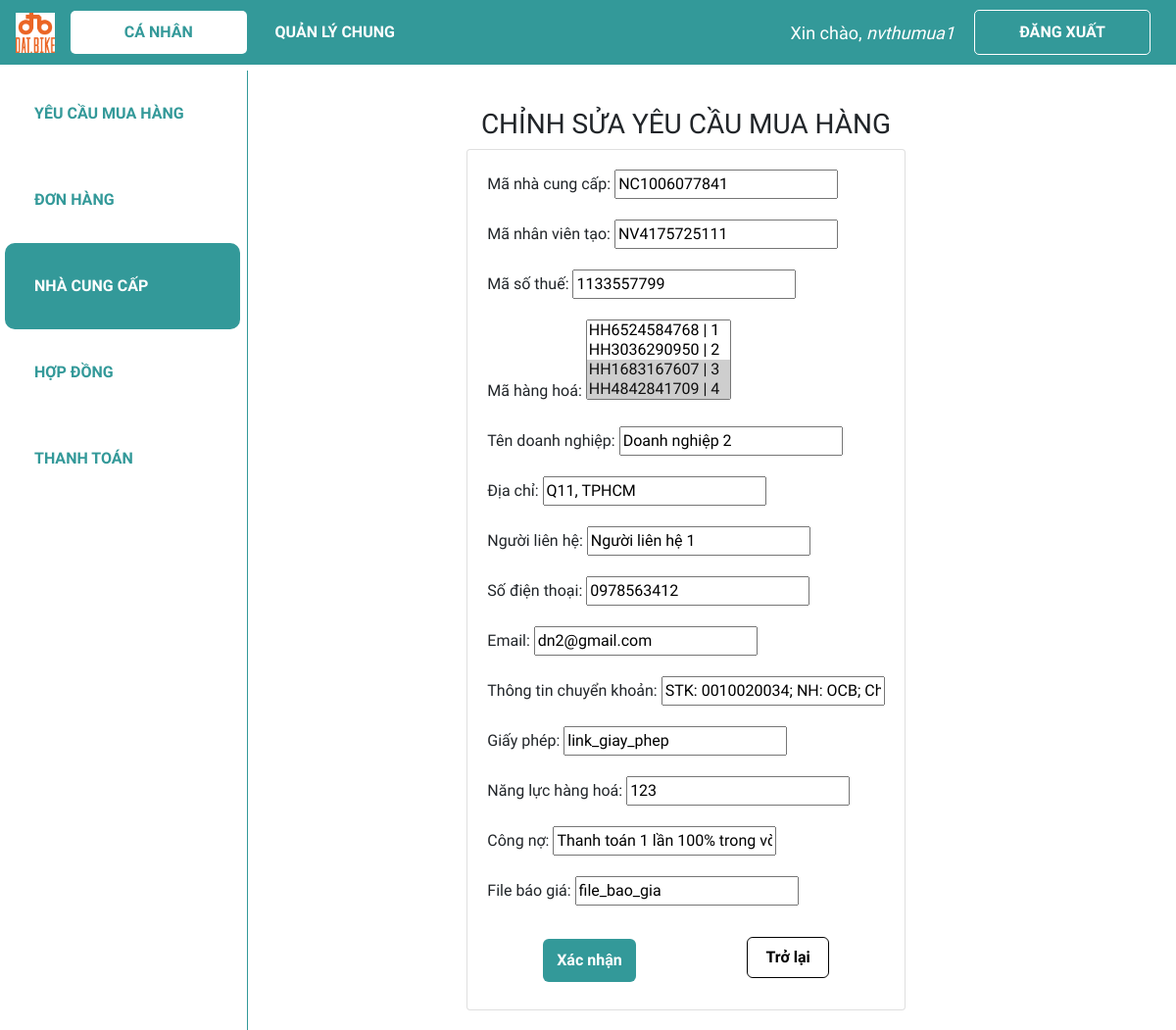
The page /ca_nhan/sua_ncc/NC1006077841 (signed in) on the database as committed earlier.
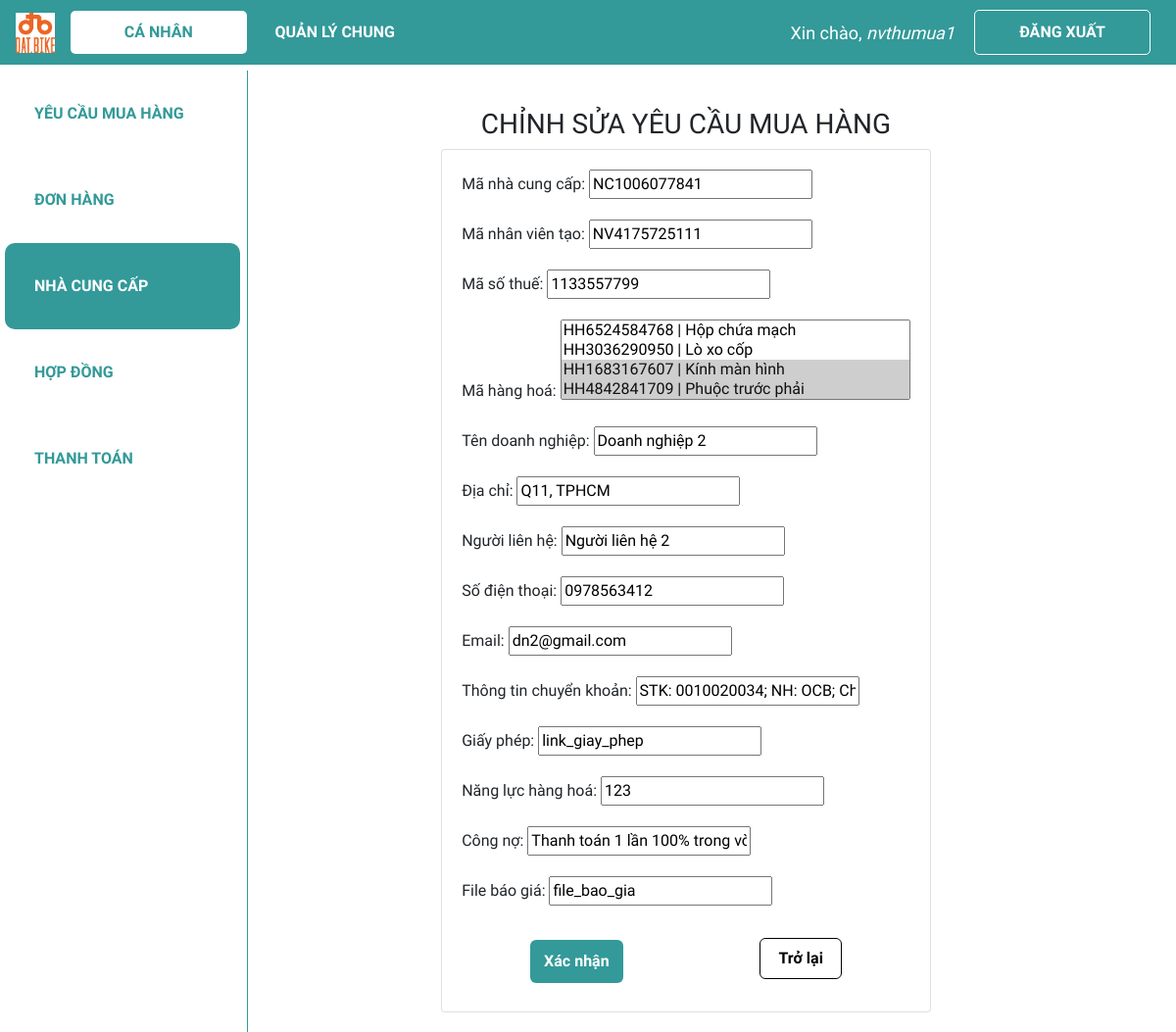
The same page on the database as committed later.
### web_core/models.py (models this page shows, shortened)
class NCC(models.Model):
    ma_NCC = ShortUUIDField(
        verbose_name='Mã nhà cung cấp',
        length=10,
        max_length=12,
        prefix="NC",
        alphabet="0123456789",
        primary_key=True
    )
    ma_nhan_vien_tao = models.ForeignKey(NHANVIEN, on_delete = models.SET_NULL, verbose_name = 'Mã nhân viên tạo', blank = True, null=True)
    ma_so_thue = models.CharField('Mã số thuế', max_length = 20,blank=True, null=True)
    ma_hang_hoa = models.ManyToManyField(HANGHOA, verbose_name = 'Mã hàng hoá', blank = True)
    ten_doanh_nghiep = models.CharField('Tên doanh nghiệp', max_length = 100,blank=True, null=True)
    dia_chi = models.CharField('Địa chỉ', max_length = 300,blank=True, null=True)
    nguoi_lien_he = models.CharField('Người liên hệ', max_length = 100, blank=True, null=True)
    sdt = models.CharField('Số điện thoại', max_length = 20,blank=True, null=True)
    email = models.EmailField('Email', max_length = 100, blank=True, null=True)
    stk = models.CharField('Thông tin chuyển khoản', max_length = 100, blank=True, null=True)
    giay_phep = models.CharField('Giấy phép', max_length = 100, blank=True, null=True)
    nang_luc_hang_hoa = models.CharField('Năng lực hàng hoá', max_length = 100, blank=True, null=True)
    ngay_cap_nhat = models.DateTimeField('Ngày cập nhật', default=datetime.now)
    cong_no = models.CharField('Công nợ', max_length = 500, blank=True, null=True)
    file_bao_gia =  models.CharField('File báo giá', max_length=500, blank=True, null=True)

### web_core/decorators.py (the view)
        def wrapper_func(request, *args, **kwargs):
            group = None
            if request.user.groups.exists():
                group = request.user.groups.all()
            if len(group) > 2 and any(role.name in allowed_roles for role in group):
                return view_func(request, *args, **kwargs)
            elif group[0].name in allowed_roles:
                return view_func(request, *args, **kwargs)
            else:
                return HttpResponse('Not authorized')

### web_core/forms.py
class NCC_form(ModelForm):
    class Meta:
        model = NCC
        fields = '__all__'
        exclude = ['ngay_cap_nhat','ngay_tao']
        widgets = {
            'ma_nhan_vien_tao': TextInput(
                attrs={'readonly': True}
            )
        }
    def __init__(self, ma_NV, *args, **kwargs):
        super(NCC_form,self).__init__(*args, **kwargs)
        self.fields['ma_nhan_vien_tao'].initial = ma_NV
        self.fields["ma_NCC"].widget.attrs["readonly"] = True

### web_core/models.py (called while the page is built)
    def __str__(self):
        line = str(self.ma_HH) + ' | ' + self.ten_hang_hoa
        return line

### web_core/templatetags/index.py (called while the page is built)
@register.filter
def first_group_name(user):
    groups = user.groups.all()
    if groups:
        return groups[0].name
    return ''

### web_core/templates/web_core/edit_ncc.html (shortened to what this page needs)
{% extends 'web_core/main.html' %}
{% block content %}
<div class="d-flex justify-content-center h-100" style="margin-top:20px;">
    <div class="user_card">
        <div class="d-flex justify-content-center">
            <h3 id="form-title" style="text-align: center;">CHỈNH SỬA YÊU CẦU MUA HÀNG</h3>
        </div>
        <div class="d-flex justify-content-center form_container">
            <div class="card card-body">
                <form action="" method="post">
                    {{form.as_p}}
                    <div class="form-btn">
                        <input type="submit" value="Xác nhận">
                        <a class='btn back-btn' href="{% url 'quanli_xem_ncc' ma_NCC %}">Trở lại</a>
                    </div>
                </form>
            </div>
        </div>
    </div>
</div>
{% endblock %}

Rows that differ between the two databases and show on the page:
changed NCC "NC1006077841": nguoi_lien_he "Người liên hệ 1" → "Người liên hệ 2"
Other text that changed with them:
form field ma_hang_hoa: "HH6524584768 | 1 / HH3036290950 | 2 / HH1683167607 | 3 ☑ / HH4842841709 | 4 ☑" → "HH6524584768 | Hộp chứa mạch / HH3036290950 | Lò xo cốp / HH1683167607 | Kính màn hình ☑ / HH4842841709 | Phuộc trước phải ☑"
